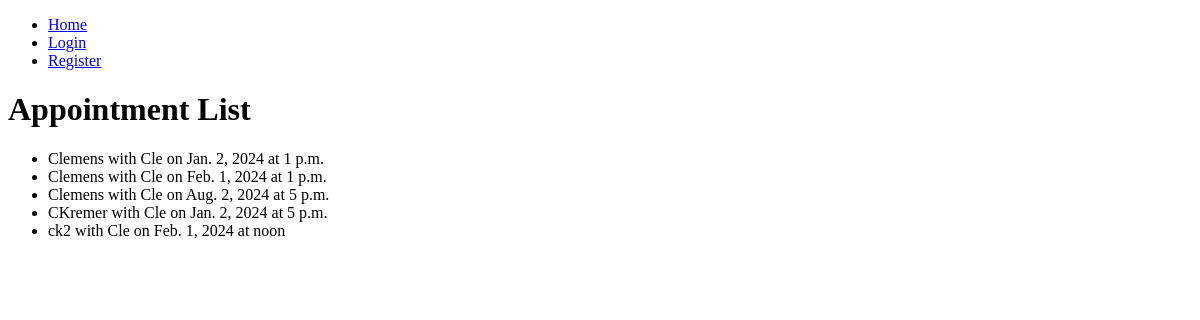
Page /bookings/appointments/ on the earlier database version.
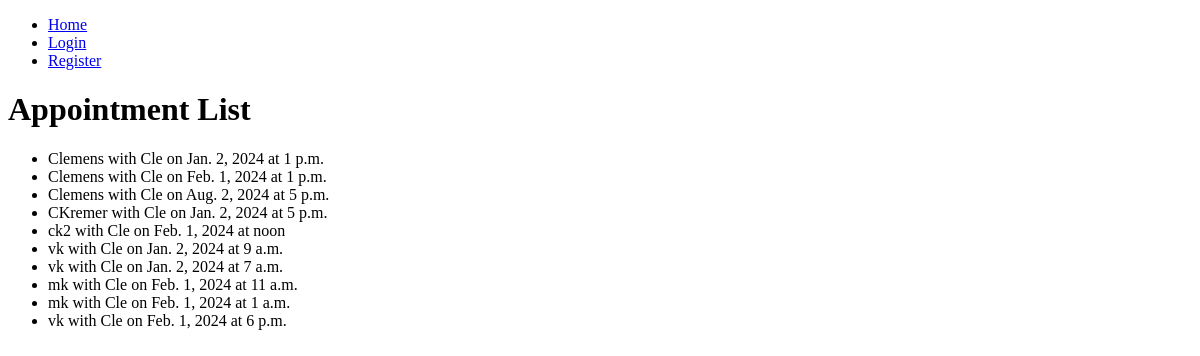
Same page on the later database version.
### bookings/models.py (models this page shows, shortened)
class Appointment(models.Model):
    patient = models.ForeignKey(Patient, on_delete=models.CASCADE)
    doctor = models.ForeignKey(Doctor, on_delete=models.CASCADE)
    date = models.DateField()
    time = models.TimeField()
    reason = models.TextField()
    approved = models.BooleanField(default=False)

class Patient(models.Model):
    SEX_CHOICES = [
        ('M', 'Male'),
        ('F', 'Female'),
        ('O', 'Other'),
    ]
    user = models.OneToOneField(User, on_delete=models.CASCADE)
    phone = models.CharField(max_length=15)
    address = models.CharField(max_length=255)
    sex = models.CharField(max_length=1, choices=SEX_CHOICES)

class Doctor(models.Model):
    user = models.OneToOneField(User, on_delete=models.CASCADE)
    specialty = models.CharField(max_length=100)

### bookings/views.py (the view)
# urls.py: path('appointments/', views.appointment_list, name='appointment_list'),
def appointment_list(request):
    appointments = Appointment.objects.all()
    return render(request, 'bookings/appointment_list.html', {'appointments': appointments})

### bookings/templates/bookings/appointment_list.html (shortened to what this page needs)
<!DOCTYPE html>
<html>
<head>
</head>
<body>
    <header>
        <nav>
            <ul>
                <li><a href="{% url 'index' %}">Home</a></li>
                {% if user.is_authenticated %}
                    <li><a href="{% url 'logout' %}">Logout</a></li>
                    <li><a href="{% url 'book_appointment' %}">Book Appointment</a></li>
                    <li><a href="{% url 'patient_detail' %}">Patient Profile</a></li>
                {% else %}
                    <li><a href="{% url 'login' %}">Login</a></li>
                    <li><a href="{% url 'register_patient' %}">Register</a></li>
                {% endif %}
            </ul>
        </nav>
    </header>
    <h1>Appointment List</h1>
    <ul>
        {% for appointment in appointments %}
            <li>{{ appointment.patient.user.username }} with {{ appointment.doctor.user.username }} on {{ appointment.date }} at {{ appointment.time }}</li>
        {% endfor %}
    </ul>
</body>
</html>

Differences in the rows shown:
added Appointment: patient.user.username "vk", doctor.user.username "Cle", date "Jan. 2, 2024", time "9 a.m."
added Appointment: patient.user.username "vk", doctor.user.username "Cle", date "Jan. 2, 2024", time "7 a.m."
added Appointment: patient.user.username "mk", doctor.user.username "Cle", date "Feb. 1, 2024", time "11 a.m."
added Appointment: patient.user.username "mk", doctor.user.username "Cle", date "Feb. 1, 2024", time "1 a.m."
added Appointment: patient.user.username "vk", doctor.user.username "Cle", date "Feb. 1, 2024", time "6 p.m."
